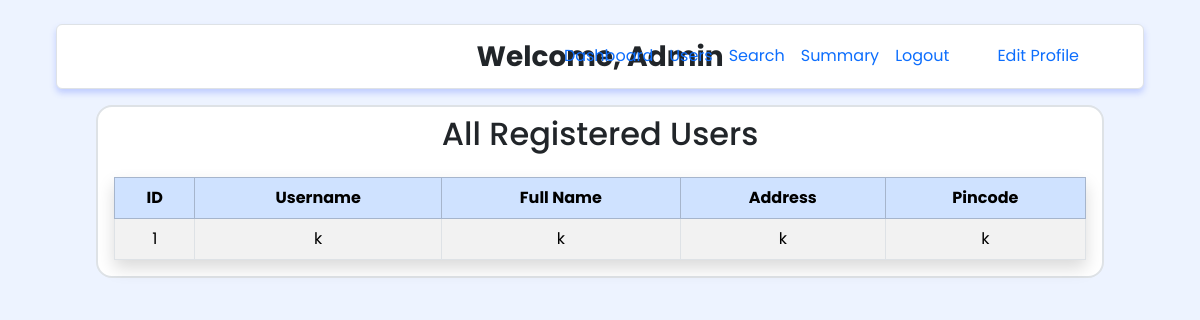
Screenshot of /users with the database file from the repository.
### tables this page shows
CREATE TABLE users (
    id INTEGER PRIMARY KEY AUTOINCREMENT,
    username TEXT UNIQUE NOT NULL,  -- can be email or username
    full_name TEXT NOT NULL,
    password TEXT NOT NULL,
    address TEXT,
    pincode TEXT
);

### app.py (the view)
@app.route('/users')
def show_users():
    conn = sqlite3.connect(DB_PATH)
    conn.row_factory = sqlite3.Row  # Allows dict-like access
    cursor = conn.cursor()
    cursor.execute('SELECT * FROM users')
    users = cursor.fetchall()
    conn.close()
    return render_template('registeredUsers.html', users=users)

### templates/RegisteredUsers.html (shortened to what this page needs)
<!DOCTYPE html>
<html lang="en">
  <head>
    <link
      href="https://cdn.jsdelivr.net/npm/bootstrap@5.3.3/dist/css/bootstrap.min.css"
      rel="stylesheet"
    />
  </head>
  <body>
    <div class="content-blur py-3 px-5">
      {%include "AdminNavbar.html"%}
      <div
        class="w-full rounded-4 bg-white border border-2 d-flex flex-column align-items-center mx-5 my-3 pt-2"
      >
        <h2 class="mb-4 text-center">All Registered Users</h2>
        <div class="px-3 w-100 rounded-2">
          <table class="table table-bordered table-hover table-striped shadow text-center align-middle">
            <thead class="table-primary">
              <tr>
                <th>ID</th>
                <th>Username</th>
                <th>Full Name</th>
                <th>Address</th>
                <th>Pincode</th>
              </tr>
            </thead>
            <tbody>
              {% for user in users %}
              <tr>
                <td>{{ user.id }}</td>
                <td>{{ user.username }}</td>
                <td>{{ user.full_name }}</td>
                <td>{{ user.address or '-' }}</td>
                <td>{{ user.pincode or '-' }}</td>
              </tr>
              {% else %}
              <tr>
                <td colspan="6" class="text-center">No users found.</td>
              </tr>
              {% endfor %}
            </tbody>
          </table>
        </div>
      </div>
    </div>
  </body>
</html>

### templates/RegisteredUsers.html (style rules this page uses)
body { font-family: "Poppins", "Roboto", sans-serif; background-color: #edf3ff; }

### rows the page displays
users: id "1", username "k", full_name "k", address "k", pincode "k"
